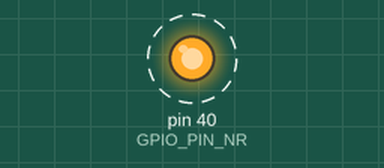
The program below on a simulated Raspberry Pi (header pin numbers). Shown: output pins drawn as LEDs (lit = HIGH). Dashed ring = blinking.

Above: at 0.2 s.
Timing chart, 0 to 3.0 s (numbered marks = the images above):
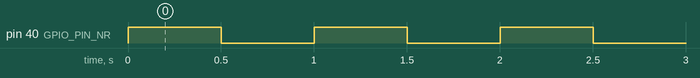

The program:

blinker.py
```python
import time
import RPi.GPIO as GPIO

# Pin-Nummern wie auf dem Raspberry Board verwenden
GPIO.setmode(GPIO.BOARD)

GPIO_PIN_NR = 40

GPIO.setup(GPIO_PIN_NR, GPIO.OUT)

def exitApplication():
	GPIO.output(GPIO_PIN_NR, GPIO.LOW)
	GPIO.cleanup()

# Dauersschleife für das Blinken
try:
	while True:
	  GPIO.output(GPIO_PIN_NR, GPIO.HIGH)
	  time.sleep(0.5)
	  GPIO.output(GPIO_PIN_NR, GPIO.LOW)
	  time.sleep(0.5)
except KeyboardInterrupt:
	exitApplication()
```

Measured:
- by itself, pin 40 (GPIO_PIN_NR): alternates HIGH for 0.50 s and LOW for 0.50 s
